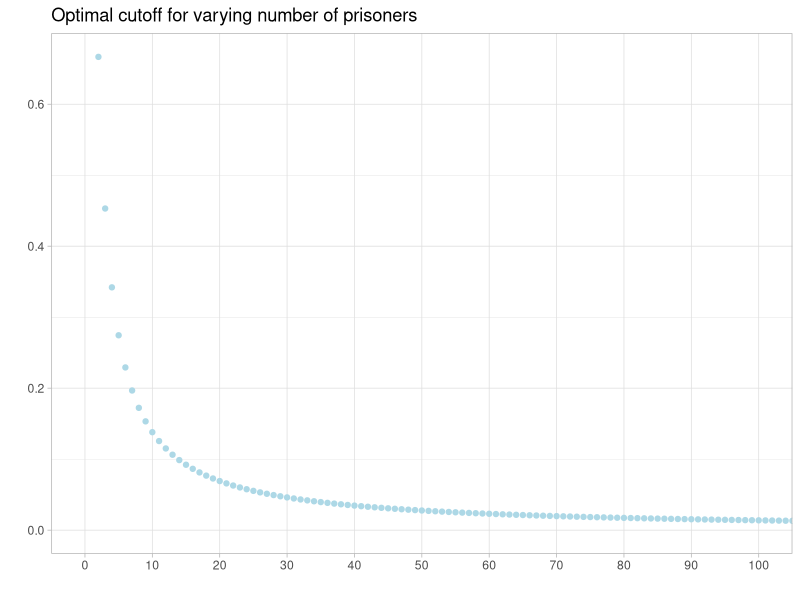
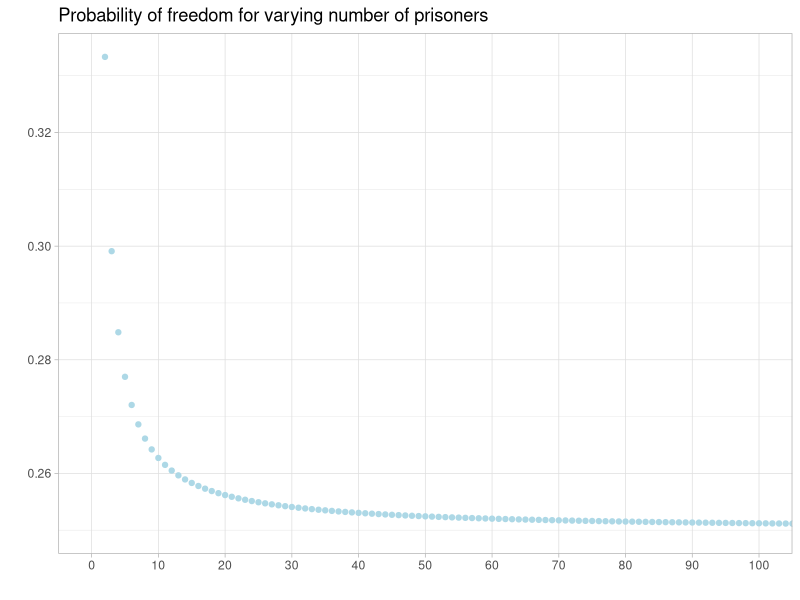
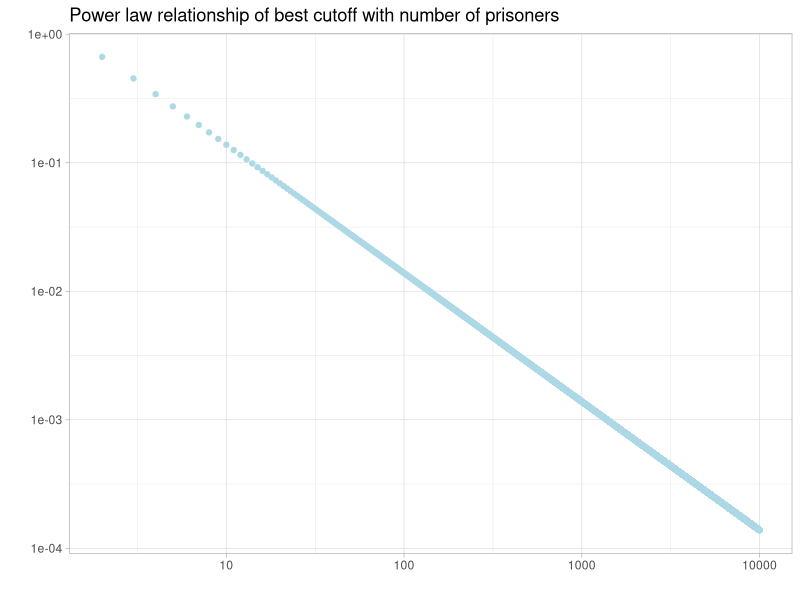
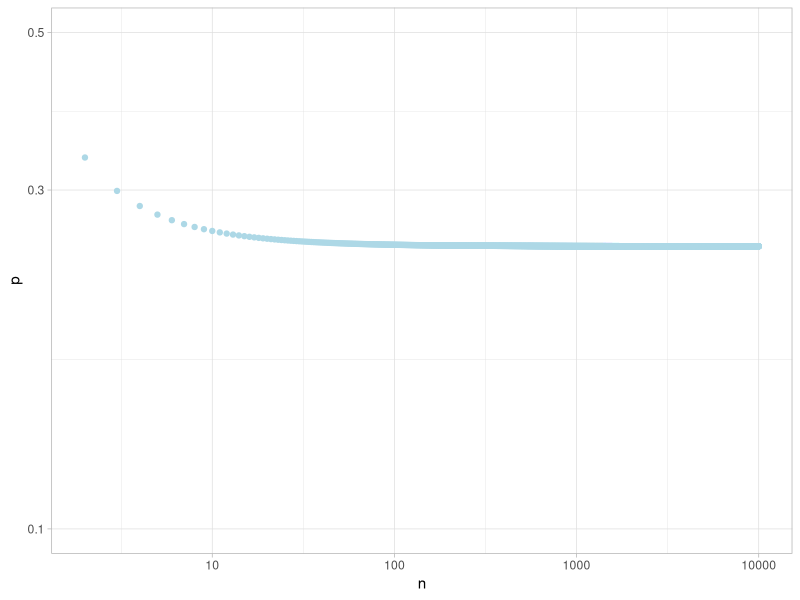

Write R code to recreate these figures, in order.
## ---- chunk 1
library("tidyverse")
## ---- chunk 2
# library("tidyverse")
unwieldy_root <- function(n) { 2 ^ (1 / (1 - n)) }
best_cutoff <- function(n) { 
  r = unwieldy_root(n)
  (2 - 2 * r) / (2 - r)
}
win_prob <- function(n) {
  c <- best_cutoff(n)
  (1 - c/2)^n - (1 - c)^n
}

df <- tibble(n = seq(2, 10000)) %>%
  mutate(
    c = best_cutoff(n),
    p = win_prob(n)) 
## ---- chunk 3
df %>%
  ggplot(aes(x = n, y = c)) +
  geom_point(color="lightblue") +
  theme_light() +
  labs(title = "Optimal cutoff for varying number of prisoners",
       x = "",
       y = "") +
  scale_x_continuous(breaks = seq(0, 100, 10), 
                     minor_breaks = NULL) +
  coord_cartesian(xlim = c(0, 100))
## ---- chunk 4
df %>% 
  ggplot(aes(x = n, y = p)) +
  geom_point(color="lightblue") +
  theme_light() +
  labs(title = "Probability of freedom for varying number of prisoners",
       x = "",
       y = "") +
  scale_x_continuous(breaks = seq(0, 100, 10), 
                     minor_breaks = NULL) +
  coord_cartesian(xlim = c(0, 100))
## ---- chunk 5
df %>%
  ggplot(aes(x = n, y = c)) +
  geom_point(color="lightblue") +
  scale_x_log10() +
  scale_y_log10() +
  theme_light() +
  labs(title = "Power law relationship of best cutoff with number of prisoners",
       x = "",
       y = "")

## ---- chunk 6
df %>%
  ggplot(aes(x = n, y = p)) +
  geom_point(color="lightblue") +
  scale_x_log10() +
  scale_y_log10(limits = c(.1, .5)) +
  theme_light()

